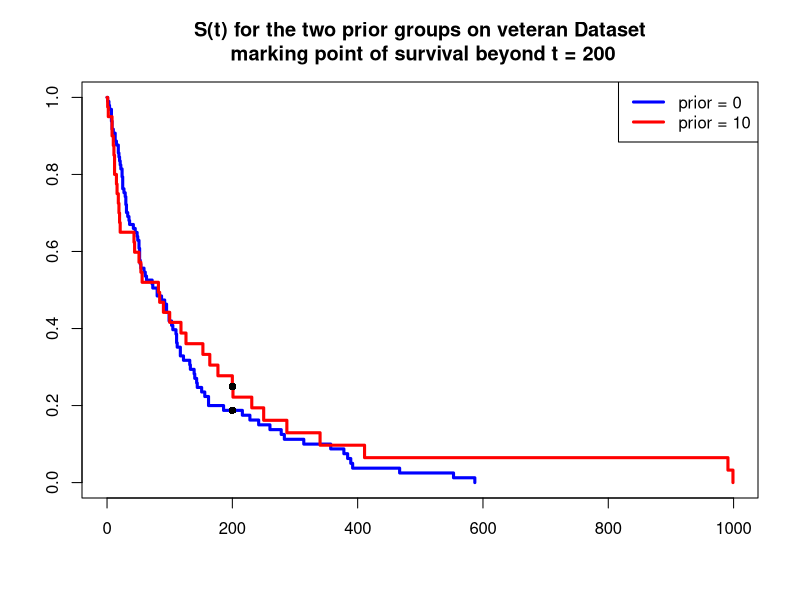

R code for this plot:
## ---- chunk 1
knitr::opts_chunk$set(echo = TRUE, eval = TRUE)
## ---- chunk 2
library(survival)
?veteran
## ---- chunk 3
SKM <- survfit(Surv(time, status) ~ prior, data = veteran)
#summary(SKM)
plot(SKM, 
     col = c("blue", "red"),
     lwd = 3,
     main = "S(t) for the two prior groups on veteran Dataset\n marking point of survival beyond t = 200")

legend("topright", 
       c("prior = 0", "prior = 10"), 
       lty = 1,
       lwd = 3,
       col = c("blue", "red"))
S_200_prior0 <- summary(SKM, times = 200)$surv[1]
S_200_prior10 <- summary(SKM, times = 200)$surv[2]
points(200, y = S_200_prior0, type = "p", col = "black", pch = 16)
points(200, y = S_200_prior10, type = "p", col = "black", pch = 16)
## ---- chunk 4
S_200_prior0 <- summary(SKM, times = 200)$surv[1]
S_200_prior10 <- summary(SKM, times = 200)$surv[2]

paste("Pr(T > 200) for prior 0:", signif(S_200_prior0, digits = 3))
paste("Pr(T > 200) for prior 10:", signif(S_200_prior10, digits = 3))
## ---- chunk 5
WT <- survdiff(Surv(time, status) ~ prior, data = veteran, rho = 1)
WT
## ---- chunk 6
# replace this comment with your code

## ---- chunk 7
# replace this comment with your code
